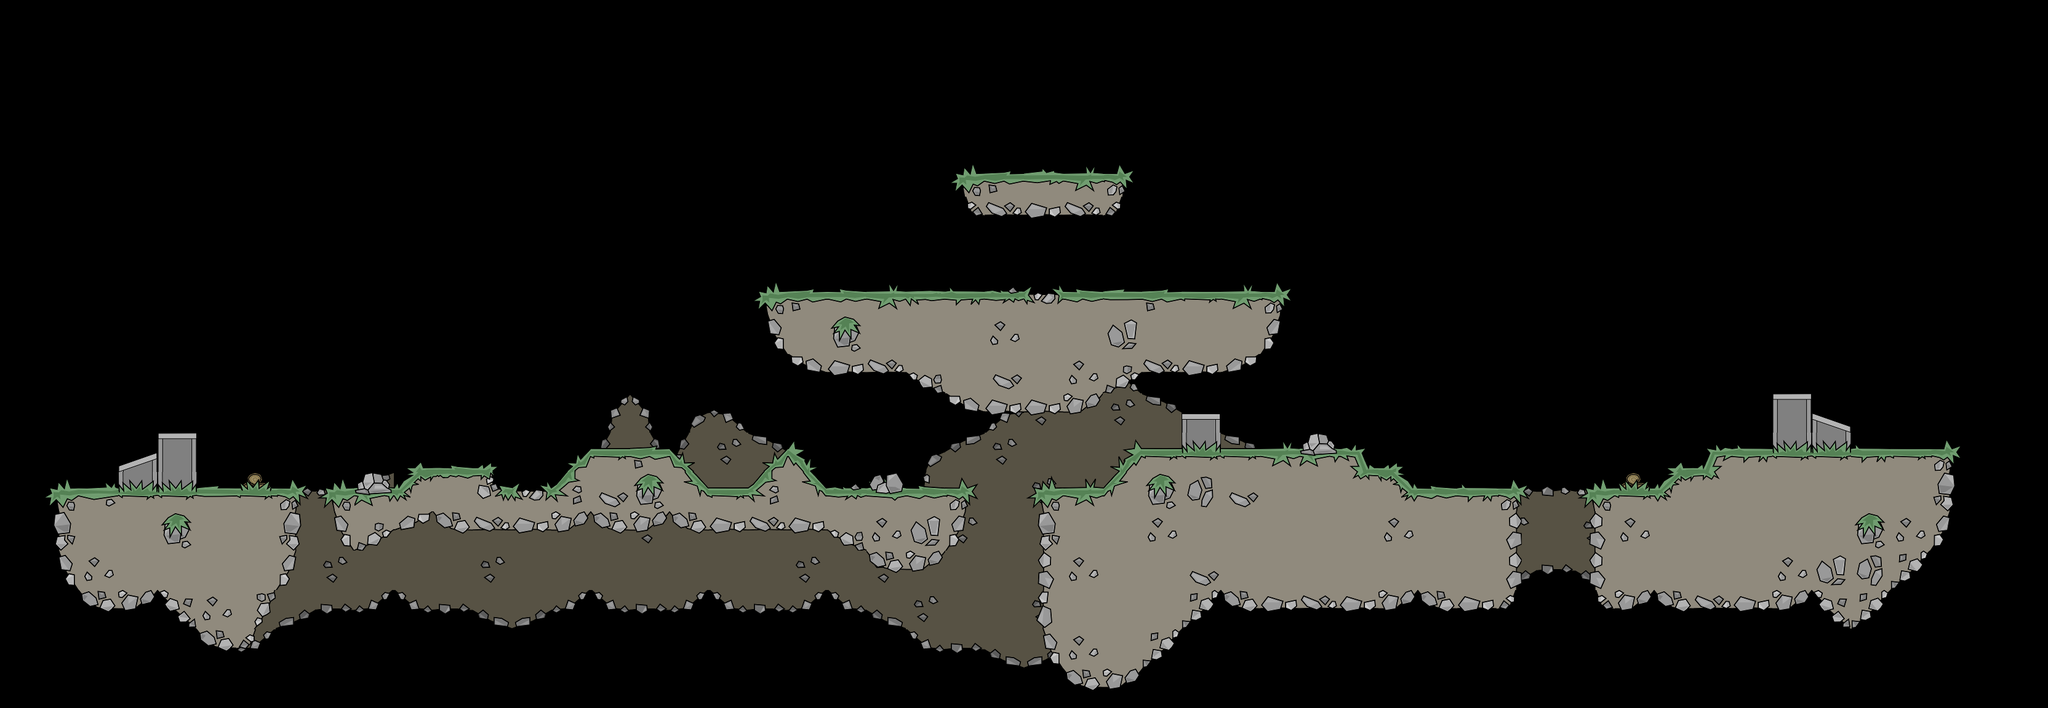

A level layout from a 2D game, rendered from its tile map. Below: a short description, then the map file with tile-grid data replaced by summaries:
An orthogonal 52x18 tile map with 64x64 px tiles, 2 tile layers (tilebg, tile) and 27 objects (2x sp_p_05, 2x wp_p_31, wp_p_00, wp_p_02, wp_p_01, ...).

<map version="1.0" orientation="orthogonal" width="52" height="18" tilewidth="64" tileheight="64">
 <tileset firstgid="1" source="t64_new.tsx" />
 <layer name="tilebg" width="52" height="18">
  <data>[936 cells, 110 non-empty, 19 distinct tile ids]</data>
 </layer>
 <layer name="tile" width="52" height="18">
  <data>[936 cells, 244 non-empty, 66 distinct tile ids]</data>
 </layer>
 <objectgroup name="objects" width="52" height="18">
  <object name="wp_p_00" x="1569" y="435">
   <properties>
    <property name="weapon" value="riot" />
   </properties>
  </object>
  <object name="wp_p_02" x="1375" y="433">
   <properties>
    <property name="weapon" value="smaw" />
   </properties>
  </object>
  <object name="wp_p_01" x="2012" y="435">
   <properties>
    <property name="weapon" value="machete" />
   </properties>
  </object>
  <object name="wp_p_03" x="2065" y="435">
   <properties>
    <property name="weapon" value="mp5" />
   </properties>
  </object>
  <object name="wp_p_04" x="1757" y="433">
   <properties>
    <property name="weapon" value="flame" />
   </properties>
  </object>
  <object name="wp_p_05" x="1441" y="433">
   <properties>
    <property name="weapon" value="ak47" />
   </properties>
  </object>
  <object name="wp_p_06" x="1951" y="435">
   <properties>
    <property name="weapon" value="m93ba" />
   </properties>
  </object>
  <object name="wp_p_07" x="1262" y="433">
   <properties>
    <property name="weapon" value="uzi" />
   </properties>
  </object>
  <object name="wp_p_08" x="1314" y="432">
   <properties>
    <property name="weapon" value="shotgun" />
   </properties>
  </object>
  <object name="sp_p_00" x="291" y="628" />
  <object name="sp_p_02" x="2787" y="33" />
  <object name="sp_p_04" x="2911" y="571" />
  <object name="sp_p_05" x="2401" y="726" />
  <object name="sp_p_05" x="2093" y="655" />
  <object name="wp_p_12" x="1824" y="434">
   <properties>
    <property name="weapon" value="m14" />
   </properties>
  </object>
  <object name="wp_p_20" x="1884" y="434">
   <properties>
    <property name="weapon" value="m16" />
   </properties>
  </object>
  <object name="wp_p_21" x="1506" y="433">
   <properties>
    <property name="weapon" value="phasr" />
   </properties>
  </object>
  <object name="spritefg" x="732" y="700">
   <properties>
    <property name="sprite" value="bushPalm" />
   </properties>
  </object>
  <object name="spritebg" x="1176" y="700" width="18" height="16">
   <properties>
    <property name="sprite" value="palmTree" />
   </properties>
  </object>
  <object name="wp_p_30" x="1629" y="433">
   <properties>
    <property name="weapon" value="gasnade" />
   </properties>
  </object>
  <object name="wp_p_31" x="1713" y="433">
   <properties>
    <property name="weapon" value="proxynade" />
   </properties>
  </object>
  <object name="wp_p_32" x="1635" y="241">
   <properties>
    <property name="weapon" value="boosttank" />
   </properties>
  </object>
  <object name="wp_p_33" x="1697" y="243">
   <properties>
    <property name="weapon" value="emp" />
   </properties>
  </object>
  <object name="wp_p_34" x="1757" y="241">
   <properties>
    <property name="weapon" value="healthpack" />
   </properties>
  </object>
  <object name="wp_p_42" x="1575" y="241">
   <properties>
    <property name="weapon" value="proxynade" />
   </properties>
  </object>
  <object name="wp_p_31" x="1809" y="241">
   <properties>
    <property name="weapon" value="proxynade" />
   </properties>
  </object>
  <object name="wp_p_43" x="1679" y="433">
   <properties>
    <property name="weapon" value="emp" />
   </properties>
  </object>
 </objectgroup>
</map>
